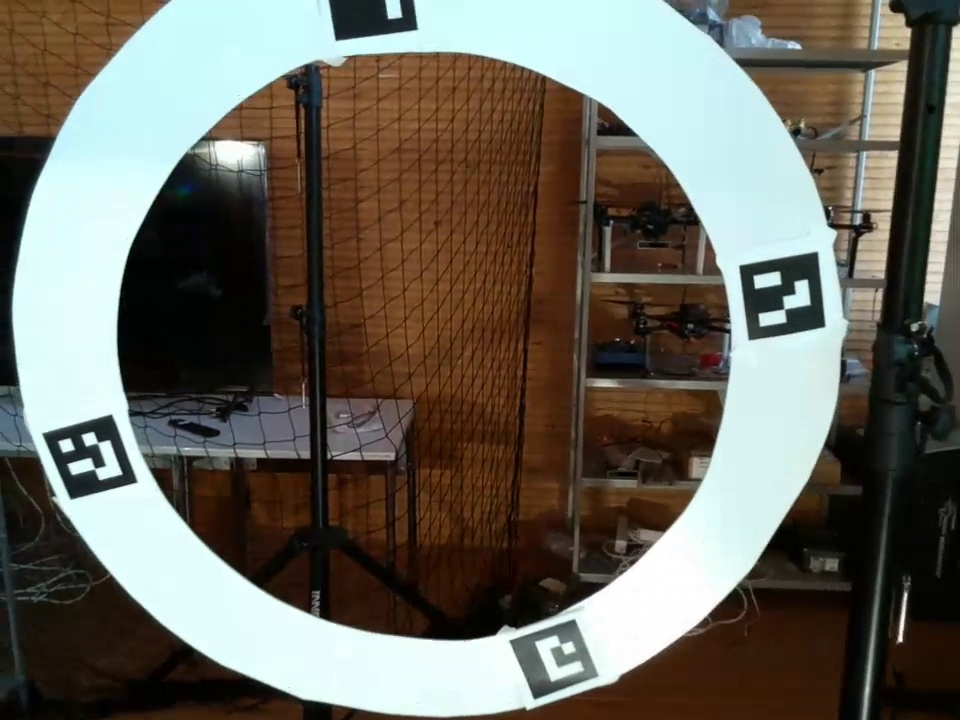
#> input picture images/new_markers/qr_codes/frame0032.jpg, 960 x 720 px
$ python update_grid_map.py
#> lines starting #> are read from the running program, lines starting #| are printed output that depends on the picture; after the words box and inside, x2 and y2 are one past the last pixel; in counts of white or black regions, pixels touching at a corner belong together
### src/recognize_obstacle.py
# Created by Myrthe Tilleman on 14-4-2022.
# Description: Recognizes obstacles in a frame based on AruCo markers.
# Gives the center coordinates and marker of the code.

import cv2
import numpy as np

from recognize_qr_gate import draw_aruco_markers, convert_to_integer_pair, calculate_angle


def detect_aruco_code(frame):
    """ Detects the aruco code in a frame and returns the coordinates. """
    ARUCO_DICT = cv2.aruco.DICT_4X4_250
    aruco_dictionary = cv2.aruco.Dictionary_get(ARUCO_DICT)

    # Detect ArUco markers in the video frame
    aruco_parameters = cv2.aruco.DetectorParameters_create()
    (corners, ids, rejected) = cv2.aruco.detectMarkers(
        frame, aruco_dictionary, parameters=aruco_parameters)


    # Check that at least one ArUco marker was detected
    if len(corners) > 0:
    # Flatten the ArUco IDs list
        ids = ids.flatten()

    else:  # if no markers are detected
        return None, None, None

    center_coordinates = []
    all_corners = []
    aruco_size = []
    # loop over detected markers
    for (marker_corner, marker_id) in zip(corners, ids):
        # Extract the marker corners
        corners = marker_corner.reshape((4, 2))
        (top_left, top_right, bottom_right, bottom_left) = corners

        # Convert the (x,y) coordinate pairs to integers
        top_right = convert_to_integer_pair(top_right)
        bottom_right = convert_to_integer_pair(bottom_right)
        bottom_left = convert_to_integer_pair(bottom_left)
        top_left = convert_to_integer_pair(top_left)

        frame, center_x, center_y = draw_aruco_markers(frame, marker_id, top_left, top_right, bottom_left, bottom_right)
        # center_coordinates.append((center_x, center_y))q
        corners = [top_left, top_right, bottom_right, bottom_left]
        all_corners.append(corners)

        #cv2.aruco.drawDetectedMarkers(frame, rejected)

        _, size = calculate_angle(top_left, bottom_left)
        # cv2.putText(frame, str(np.round(size).astype(int)), (bottom_left[0], bottom_left[1] - 15),
        #             cv2.FONT_HERSHEY_SIMPLEX,
        #             0.5, (0, 255, 0), 2)
        aruco_size.append(np.round(size).astype(int))

    # cv2.imshow("Image", frame)
    # cv2.waitKey(0)
    return all_corners, ids, aruco_size


# [13 lines that do not run on import are left out]

### src/recognize_qr_gate.py
#!/usr/bin/env python

'''
Welcome to the ArUco Marker Detector!

This program:
  - Detects ArUco markers using OpenCV and Python
  - Calculates the center of the circular gate the markers are placed on.
'''

from __future__ import print_function # Python 2/3 compatibility
import cv2 # Import the OpenCV library
import numpy as np # Import Numpy library
import math

# Project: ArUco Marker Detector
# Date created: 12/18/2021
# Python version: 3.8
# Reference: https://www.pyimagesearch.com/2020/12/21/detecting-aruco-markers-with-opencv-and-python/

desired_aruco_dictionary = "DICT_4X4_50"

# The different ArUco dictionaries built into the OpenCV library.
ARUCO_DICT = {
    "DICT_4X4_50": cv2.aruco.DICT_4X4_50,
    "DICT_4X4_100": cv2.aruco.DICT_4X4_100,
    "DICT_4X4_250": cv2.aruco.DICT_4X4_250,
    "DICT_4X4_1000": cv2.aruco.DICT_4X4_1000,
    "DICT_5X5_50": cv2.aruco.DICT_5X5_50,
    "DICT_5X5_100": cv2.aruco.DICT_5X5_100,
    "DICT_5X5_250": cv2.aruco.DICT_5X5_250,
    "DICT_5X5_1000": cv2.aruco.DICT_5X5_1000,
    "DICT_6X6_50": cv2.aruco.DICT_6X6_50,
    "DICT_6X6_100": cv2.aruco.DICT_6X6_100,
    "DICT_6X6_250": cv2.aruco.DICT_6X6_250,
    "DICT_6X6_1000": cv2.aruco.DICT_6X6_1000,
    "DICT_7X7_50": cv2.aruco.DICT_7X7_50,
    "DICT_7X7_100": cv2.aruco.DICT_7X7_100,
    "DICT_7X7_250": cv2.aruco.DICT_7X7_250,
    "DICT_7X7_1000": cv2.aruco.DICT_7X7_1000,
    "DICT_ARUCO_ORIGINAL": cv2.aruco.DICT_ARUCO_ORIGINAL
    }

def calculate_angle(reference_point, inclined_point):
    """
    Calculate the angle of the square between a reference line and the side.
    Also calculate the size of one side.
    """
    side = inclined_point - reference_point

    ref_point = [inclined_point[0], reference_point[1]]  # point of reference
    reference_line = ref_point - reference_point

    # define x and y values of the two vectors
    x1, y1 = side
    x2, y2 = reference_line

    # calculate length of the side
    side_length = math.sqrt(x2 ** 2 + y1 ** 2)

    # calculate the angle
    angle_rad = math.acos(x2 / side_length)
    return angle_rad, side_length


# [24 lines left out: function calculate_centre_coordinates, not called in this run]


def draw_aruco_markers(frame, marker_id, top_left, top_right, bottom_left, bottom_right):
    """ Draws the boarders and centre of the aruco markers, and writes the marker_id."""
    # Draw the bounding box of the ArUco detection
    cv2.line(frame, top_left, top_right, (0, 255, 0), 2)
    cv2.line(frame, top_right, bottom_right, (0, 255, 0), 2)
    cv2.line(frame, bottom_right, bottom_left, (0, 255, 0), 2)
    cv2.line(frame, bottom_left, top_left, (0, 255, 0), 2)

    # Calculate and draw the center of the ArUco marker
    center_x = int((top_left[0] + bottom_right[0]) / 2.0)
    center_y = int((top_left[1] + bottom_right[1]) / 2.0)
    cv2.circle(frame, (center_x, center_y), 4, (0, 0, 255), -1)

    # Draw the ArUco marker ID on the video frame
    # The ID is always located at the top_left of the ArUco marker
    cv2.putText(frame, str(marker_id),
                (top_left[0], top_left[1] - 15),
                cv2.FONT_HERSHEY_SIMPLEX,
                0.5, (0, 255, 0), 2)
    return frame, center_x, center_y


def convert_to_integer_pair(coordinates):
    """ Converts coordinates to an integer pair."""
    integer_pair = np.array((int(coordinates[0]), int(coordinates[1])))
    return integer_pair


# [59 lines left out: function calculate_centre_gate, not called in this run]


# [24 lines that do not run on import are left out]

### src/update_grid_map.py
# Created by Myrthe Tilleman on 14-4-2022.
# Description: Creates a grid map and updates the grid map based on obstacles detected.

import numpy as np
import matplotlib.pyplot as plt
import cv2

from recognize_obstacle import detect_aruco_code


def create_grid_map(frame):
    """ Creates a grid map. """
    size = frame.shape[:2]
    map = np.zeros(size)
    return map


def update_grid_map(map, frame):
    """ Get the coordinates of the aruco codes and updates the grid map. """
    corners, ids, aruco_size = detect_aruco_code(frame)

    # loop through detected obstacles
    for i, (top_left, top_right, bottom_right, bottom_left) in enumerate(corners):
        # TODO adapt the coordinates to the location of the drone
        # x, y = center
        size = aruco_size[i]  # size of the aruco markers in the frame
        buffer = 2 * size

        top_left_buffer = top_left + [-buffer, -buffer]
        print(top_left_buffer)
        top_right_buffer = top_right + [buffer, -buffer]
        bottom_left_buffer = bottom_left + [-buffer, buffer]
        bottom_right_buffer = bottom_right + [buffer, buffer]
        print(bottom_left_buffer)

        left_side_y = np.arange(top_left_buffer[1], bottom_left_buffer[1])
        left_side = [[top_left_buffer[0], y] for y in left_side_y]
        print(left_side)
        # TODO add x-coordinates, to create lists of coordinates of the borders of the obstacles
        # TODO create separate lists for the obstacles, goal (all coordinates, not just borders), and starting point
        obstacle_coordinates = left_side

        # if ids[i] == 1:  # goal
        #     map[y - size: y + size, x - size: x + size] = 2  # [rows, columns]
        # elif ids[i] == 4:  # starting point jetbot
        #     map[y - size: y + size, x - size: x + size] = 5  # [rows, columns]
        # else:  # obstacle
        #     map[y - size: y + size, x - size: x + size] = -1

    return map, obstacle_coordinates


if __name__ == '__main__':
    image = cv2.imread('../images/new_markers/qr_codes/frame0032.jpg')
#> image is the input picture: shape (720, 960, 3); mean B, G, R 92.9, 102.7, 105.9

    grid = create_grid_map(image)  # initial grid, size of the image
#> grid: shape (720, 960) float64; every value is 0
    updated_grid = update_grid_map(grid, image)
#> in detect_aruco_code, `(corners, ids, rejected) = cv2.aruco.detectMarkers( frame, aruco_dicti..`: corners = ([[749, 340], [739, 265], [816, 251], [825, 326]], [[71, 499], [42, 433], [111, 414], [137, 482]], [[534, 699], [509, 640], [575, 619], [598, 676]]); ids = [3, 4, 1]; rejected = 84 items
#> the loop in detect_aruco_code, `for (marker_corner, marker_id) in zip(corners, ids):` made 3 passes
#> (marker_id, top_right, bottom_right, bottom_left, center_x, center_y, ref_point in calculate_angle) on passes 1 to 3: (3, [739, 265], [816, 251], [825, 326], 782, 295, [825, 340]), (4, [42, 433], [111, 414], [137, 482], 91, 456, [137, 499]), (1, [509, 640], [575, 619], [598, 676], 554, 659, [598, 699])
#> pass 1, in detect_aruco_code, `frame, center_x, center_y = draw_aruco_markers(frame, marker_id, top_l..`:
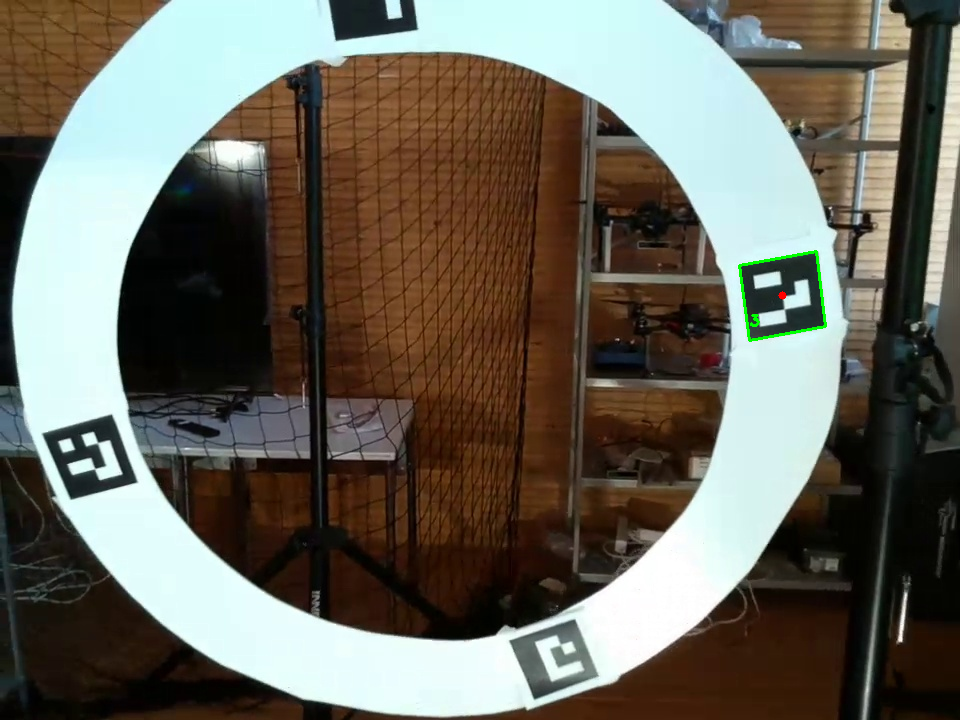
#> frame: shape (720, 960, 3); 0.15% of pixels changed, all inside (x1, y1, x2, y2) = (738, 250, 827, 342)
#> pass 2, in detect_aruco_code, `frame, center_x, center_y = draw_aruco_markers(frame, marker_id, top_l..`:
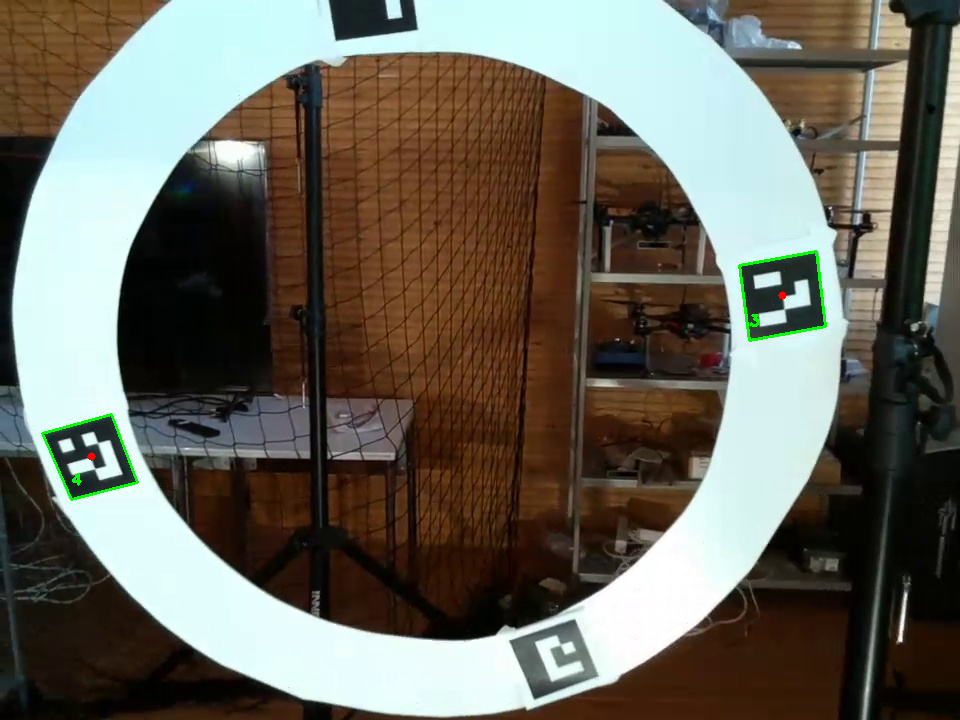
#> frame: shape (720, 960, 3); 0.13% of pixels changed, all inside (x1, y1, x2, y2) = (41, 413, 139, 501)
#> pass 3, in detect_aruco_code, `frame, center_x, center_y = draw_aruco_markers(frame, marker_id, top_l..`:
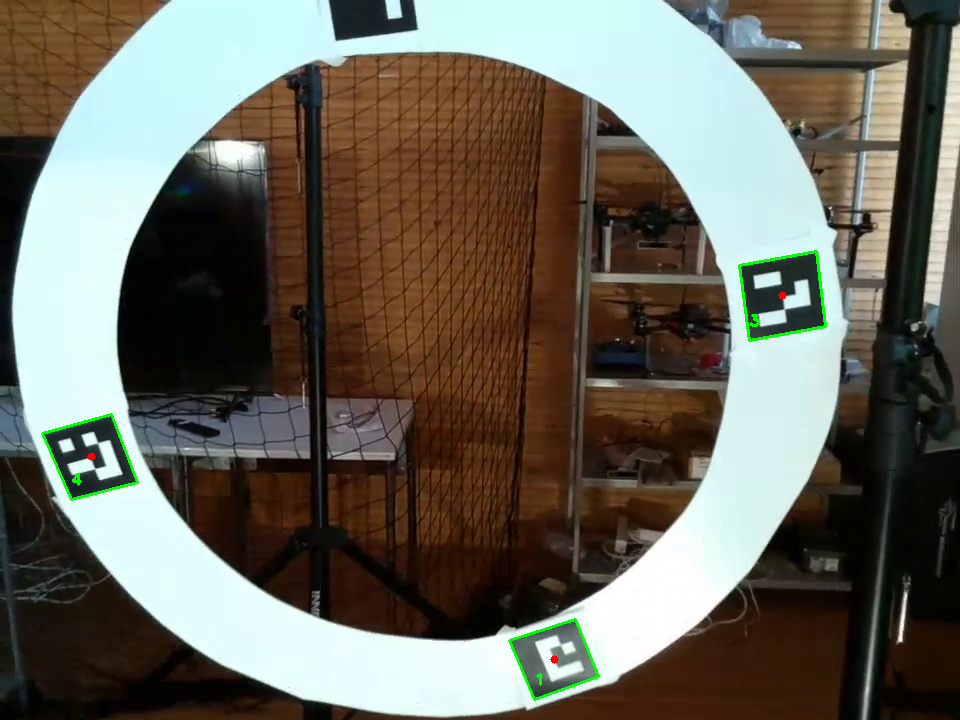
#> frame: shape (720, 960, 3); 0.11% of pixels changed, all inside (x1, y1, x2, y2) = (508, 618, 600, 701)
#> after the loop in detect_aruco_code, `for (marker_corner, marker_id) in zip(corners, ids):`: all_corners = [[[749, 340], [739, 265], [816, 251], [825, 326]], [[71, 499], [42, 433], [111, 414], [137, 482]], [[534, 699], [509, 640], [575, 619], [598, 676]]]; aruco_size = [77, 68, 68]
#> in update_grid_map, `corners, ids, aruco_size = detect_aruco_code(frame)`: corners has the same summary as all_corners in detect_aruco_code; ids = [3, 4, 1]; aruco_size = [77, 68, 68]
#> the loop in update_grid_map, `for i, (top_left, top_right, bottom_right, bottom_left) in enumerate(c..` made 3 passes
#> (top_left, top_right, bottom_right, bottom_left, size, buffer, top_left_buffer, top_right_buffer) on passes 1 to 3: ([749, 340], [739, 265], [816, 251], [825, 326], 77, 154, [595, 186], [893, 111]), ([71, 499], [42, 433], [111, 414], [137, 482], 68, 136, [-65, 363], [178, 297]), ([534, 699], [509, 640], [575, 619], [598, 676], 68, 136, [398, 563], [645, 504])
#> (printed output is left out)

    # image2 = cv2.imread('../images/new_markers/qr_codes/frame0028.jpg')
    # updated_grid = update_grid_map(updated_grid, image2)

#> (the run stopped early here; a loop or call above may not have finished)
